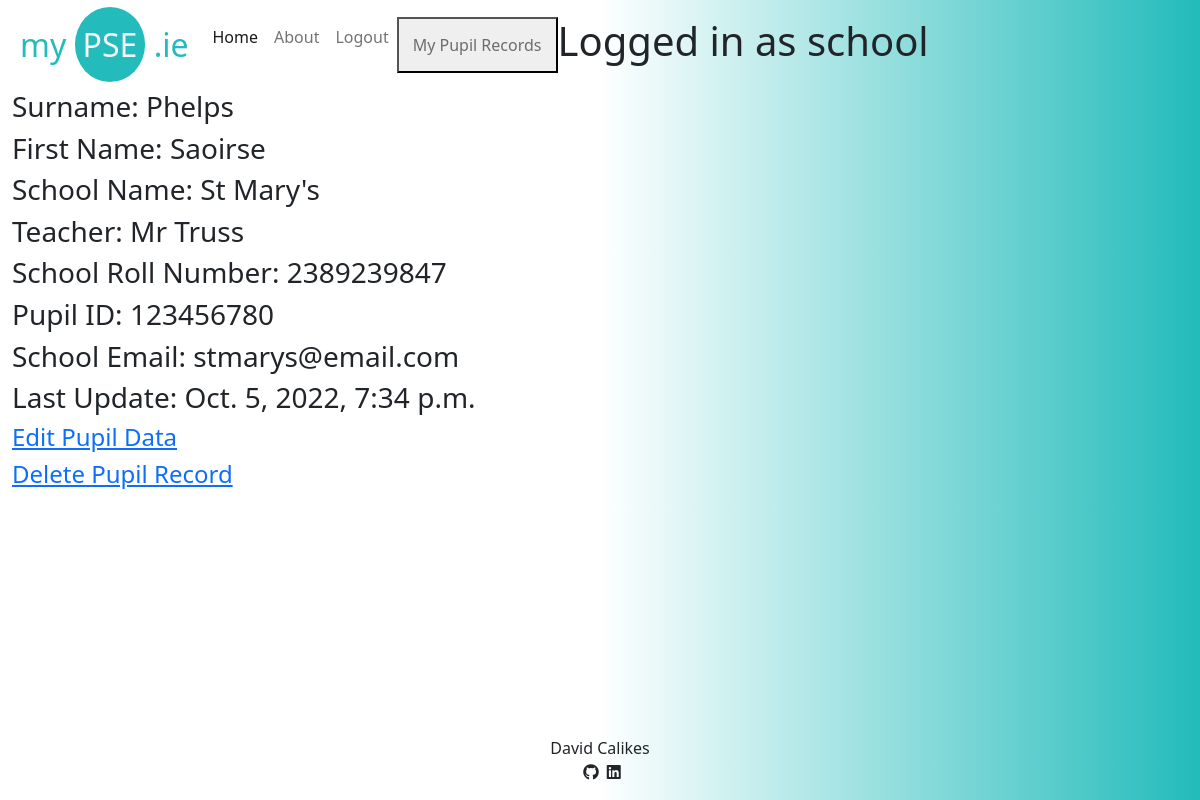
The app's page /123456780/ (signed in) with its own data.
### passport/models.py (models this page shows, shortened)
class EnrolledPupil(models.Model):
    pupil_last_name = models.CharField(
        max_length=200, default='')
    pupil_first_name = models.CharField(
        max_length=200, default='')
    school_name = models.CharField(
        max_length=200, default='')
    teacher_name = models.CharField(
        max_length=200, default='')
    school_roll_no = models.CharField(
        max_length=200, default='')
    pupil_id = models.PositiveIntegerField(
        default=0, unique=True)
    school_email = models.EmailField(max_length=200)
    created_by = models.ForeignKey(NewUser,
                                   on_delete=models.CASCADE,
                                   related_name='school_admin')
    last_updated = models.DateTimeField(auto_now=True)

### passport/views.py (the view)
# urls.py: path('<int:pupil_id>/', views.EnrolledPupilRecord.as_view(), name='enrolled_pupil_record'),
class EnrolledPupilRecord(View):
    def get(self, request, pupil_id, *args, **kwargs):
        queryset = EnrolledPupil.objects.all()
        record = get_object_or_404(queryset, pupil_id=pupil_id)
        return render(
            request,
            'pupil_record.html',
            {
                "record": record,
            },
        )

### templates/pupil_record.html (shortened to what this page needs)
{% extends "base.html" %}
{% load static %}
{% block content %}
<div class="container-fluid">
    <div class="row">
        {% if user.is_authenticated and user.user_type == "school" %}
            <h3>Surname:            {{ record.pupil_last_name }}</h3>
            <h3>First Name:         {{ record.pupil_first_name }}</h3>
            <h3>School Name:        {{ record.school_name }}</h3>
            <h3>Teacher:            {{record.teacher_name }}</h3>
            <h3>School Roll Number: {{ record.school_roll_no }}</h3>
            <h3>Pupil ID:           {{ record.pupil_id }}</h3>
            <h3>School Email:       {{ record.school_email }}</h3>
            <h3>Last Update:        {{record.last_updated }}</h3>
            <br>
            <a href="{% url 'update_pupil_record' record.id %}"><h4>Edit Pupil Data</h4></a><a href="{% url 'delete_pupil_record' record.id %}"><h4>Delete Pupil Record</h4></a>
        {% else %}
        <h1>
            Unauthorised user go back!
        </h1>
        {% endif %}
    {% endblock %}

### static/css/style.css (style rules this page uses)
body { background-color: #F9FAFC; }
.main-bg { background: linear-gradient(to right, #ffffff, #ffffff, #23BBBB); }

### records on screen
EnrolledPupil: pupil_last_name "Phelps", pupil_first_name "Saoirse", school_name "St Mary's", teacher_name "Mr Truss", school_roll_no "2389239847", pupil_id "123456780", school_email "stmarys@email.com", last_updated "Oct. 5, 2022, 7:34 p.m."
